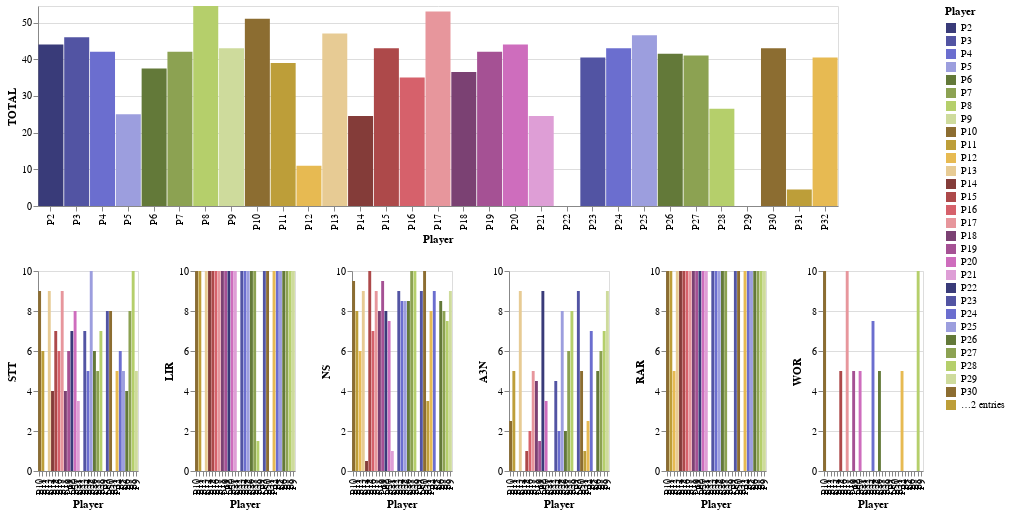

The notebook cell saved with this chart:
### Markdown cell above
### Detailed Charts

### Code cell
#collapse-hide
dt9_8 = pd.read_csv("/home/rubens/papers_briefing/csvs/map16x16.csv")
selector = alt.selection_single(empty='all', fields=['Player'])
l = dt9_8['Player'].tolist()
color_scale = alt.Scale(domain=l,scheme="category20b")
base = alt.Chart(dt9_8).properties(
    width=800,
    height=200
).add_selection(selector)

points = base.mark_bar(filled=True, size=25).encode(
    x=alt.X('Player:N', sort=alt.EncodingSortField(field='Test', order='descending')),
    y=alt.Y('TOTAL:Q',            
            scale=alt.Scale(domain=[0,max(dt9_8['TOTAL'].tolist())])),
    tooltip=['Test:N','Type:N'],
    color=alt.condition(selector,
                        'Player:N',
                        alt.value('lightgray'),
                        scale=color_scale),
)

hists = base.mark_bar(opacity=1.0, thickness=100).encode(
    x=alt.X('Player:N'),
    y=alt.Y('STT:Q',
            stack=None,
            scale=alt.Scale(domain=[0,10])),
    color=alt.Color('Player:N',
                    scale=color_scale),
    tooltip=['Code:N']
).transform_filter(
    selector
).properties(
    width=100,
    height=200
)

hists2 = base.mark_bar(opacity=1.0, thickness=100).encode(
    x=alt.X('Player:N'),
    y=alt.Y('LIR:Q',
            stack=None,
            scale=alt.Scale(domain=[0,10])),
    color=alt.Color('Player:N',
                    scale=color_scale),
    tooltip=['Code:N']
).transform_filter(
    selector
).properties(
    width=100,
    height=200
)

hists3 = base.mark_bar(opacity=1.0, thickness=80).encode(
    x=alt.X('Player:N'),
    y=alt.Y('NS:Q',
            stack=None,
            scale=alt.Scale(domain=[0,10])),
    color=alt.Color('Player:N',
                    scale=color_scale),
    tooltip=['Code:N']
).transform_filter(
    selector
).properties(
    width=100,
    height=200
)

hists4 = base.mark_bar(opacity=1.0, thickness=80).encode(
    x=alt.X('Player:N'),
    y=alt.Y('A3N:Q',
            stack=None,
            scale=alt.Scale(domain=[0,10])),
    color=alt.Color('Player:N',
                    scale=color_scale),
    tooltip=['Code:N']
).transform_filter(
    selector
).properties(
    width=100,
    height=200
)

hists5 = base.mark_bar(opacity=1.0, thickness=80).encode(
    x=alt.X('Player:N'),
    y=alt.Y('RAR:Q',
            stack=None,
            scale=alt.Scale(domain=[0,10])),
    color=alt.Color('Player:N',
                    scale=color_scale),
    tooltip=['Code:N']
).transform_filter(
    selector
).properties(
    width=100,
    height=200
)

hists6 = base.mark_bar(opacity=1.0, thickness=80).encode(
    x=alt.X('Player:N'),
    y=alt.Y('WOR:Q',
            stack=None,
            scale=alt.Scale(domain=[0,10])),
    color=alt.Color('Player:N',
                    scale=color_scale),
    tooltip=['Code:N']
).transform_filter(
    selector
).properties(
    width=100,
    height=200
)

alt.vconcat(points , hists | hists2 | hists3 | hists4 | hists5 | hists6)

### Figure 1 — Vega-Lite specification as saved in the notebook (floating-point values rounded to 4 significant figures)
{"config": {"view": {"continuousWidth": 400, "continuousHeight": 300}}, "vconcat": [{"mark": {"type": "bar", "filled": true, "size": 25}, "encoding": {"color": {"condition": {"type": "nominal", "field": "Player", "scale": {"domain": ["P2", "P3", "P4", "P5", "P6", "P7", "P8", "P9", "P10", "P11", "P12", "P13", "P14", "P15", "P16", "P17", "P18", "P19", "P20", "P21", "P22", "P23", "P24", "P25", "P26", "P27", "P28", "P29", "P30", "P31", "P32"], "scheme": "category20b"}, "selection": "selector010"}, "value": "lightgray"}, "tooltip": [{"type": "nominal", "field": "Test"}, {"type": "nominal", "field": "Type"}], "x": {"type": "nominal", "field": "Player", "sort": {"field": "Test", "order": "descending"}}, "y": {"type": "quantitative", "field": "TOTAL", "scale": {"domain": [0, 54.5]}}}, "height": 200, "selection": {"selector010": {"type": "single", "empty": "all", "fields": ["Player"]}}, "width": 800}, {"hconcat": [{"mark": {"type": "bar", "opacity": 1.0, "thickness": 100}, "encoding": {"color": {"type": "nominal", "field": "Player", "scale": {"domain": ["P2", "P3", "P4", "P5", "P6", "P7", "P8", "P9", "P10", "P11", "P12", "P13", "P14", "P15", "P16", "P17", "P18", "P19", "P20", "P21", "P22", "P23", "P24", "P25", "P26", "P27", "P28", "P29", "P30", "P31", "P32"], "scheme": "category20b"}}, "tooltip": [{"type": "nominal", "field": "Code"}], "x": {"type": "nominal", "field": "Player"}, "y": {"type": "quantitative", "field": "STT", "scale": {"domain": [0, 10]}, "stack": null}}, "height": 200, "selection": {"selector010": {"type": "single", "empty": "all", "fields": ["Player"]}}, "transform": [{"filter": {"selection": "selector010"}}], "width": 100}, {"mark": {"type": "bar", "opacity": 1.0, "thickness": 100}, "encoding": {"color": {"type": "nominal", "field": "Player", "scale": {"domain": ["P2", "P3", "P4", "P5", "P6", "P7", "P8", "P9", "P10", "P11", "P12", "P13", "P14", "P15", "P16", "P17", "P18", "P19", "P20", "P21", "P22", "P23", "P24", "P25", "P26", "P27", "P28", "P29", "P30", "P31", "P32"], "scheme": "category20b"}}, "tooltip": [{"type": "nominal", "field": "Code"}], "x": {"type": "nominal", "field": "Player"}, "y": {"type": "quantitative", "field": "LIR", "scale": {"domain": [0, 10]}, "stack": null}}, "height": 200, "selection": {"selector010": {"type": "single", "empty": "all", "fields": ["Player"]}}, "transform": [{"filter": {"selection": "selector010"}}], "width": 100}, {"mark": {"type": "bar", "opacity": 1.0, "thickness": 80}, "encoding": {"color": {"type": "nominal", "field": "Player", "scale": {"domain": ["P2", "P3", "P4", "P5", "P6", "P7", "P8", "P9", "P10", "P11", "P12", "P13", "P14", "P15", "P16", "P17", "P18", "P19", "P20", "P21", "P22", "P23", "P24", "P25", "P26", "P27", "P28", "P29", "P30", "P31", "P32"], "scheme": "category20b"}}, "tooltip": [{"type": "nominal", "field": "Code"}], "x": {"type": "nominal", "field": "Player"}, "y": {"type": "quantitative", "field": "NS", "scale": {"domain": [0, 10]}, "stack": null}}, "height": 200, "selection": {"selector010": {"type": "single", "empty": "all", "fields": ["Player"]}}, "transform": [{"filter": {"selection": "selector010"}}], "width": 100}, {"mark": {"type": "bar", "opacity": 1.0, "thickness": 80}, "encoding": {"color": {"type": "nominal", "field": "Player", "scale": {"domain": ["P2", "P3", "P4", "P5", "P6", "P7", "P8", "P9", "P10", "P11", "P12", "P13", "P14", "P15", "P16", "P17", "P18", "P19", "P20", "P21", "P22", "P23", "P24", "P25", "P26", "P27", "P28", "P29", "P30", "P31", "P32"], "scheme": "category20b"}}, "tooltip": [{"type": "nominal", "field": "Code"}], "x": {"type": "nominal", "field": "Player"}, "y": {"type": "quantitative", "field": "A3N", "scale": {"domain": [0, 10]}, "stack": null}}, "height": 200, "selection": {"selector010": {"type": "single", "empty": "all", "fields": ["Player"]}}, "transform": [{"filter": {"selection": "selector010"}}], "width": 100}, {"mark": {"type": "bar", "opacity": 1.0, "thickness": 80}, "encoding": {"color": {"type": "nominal", "field": "Player", "scale": {"domain": ["P2", "P3", "P4", "P5", "P6", "P7", "P8", "P9", "P10", "P11", "P12", "P13", "P14", "P15", "P16", "P17", "P18", "P19", "P20", "P21", "P22", "P23", "P24", "P25", "P26", "P27", "P28", "P29", "P30", "P31", "P32"], "scheme": "category20b"}}, "tooltip": [{"type": "nominal", "field": "Code"}], "x": {"type": "nominal", "field": "Player"}, "y": {"type": "quantitative", "field": "RAR", "scale": {"domain": [0, 10]}, "stack": null}}, "height": 200, "selection": {"selector010": {"type": "single", "empty": "all", "fields": ["Player"]}}, "transform": [{"filter": {"selection": "selector010"}}], "width": 100}, {"mark": {"type": "bar", "opacity": 1.0, "thickness": 80}, "encoding": {"color": {"type": "nominal", "field": "Player", "scale": {"domain": ["P2", "P3", "P4", "P5", "P6", "P7", "P8", "P9", "P10", "P11", "P12", "P13", "P14", "P15", "P16", "P17", "P18", "P19", "P20", "P21", "P22", "P23", "P24", "P25", "P26", "P27", "P28", "P29", "P30", "P31", "P32"], "scheme": "category20b"}}, "tooltip": [{"type": "nominal", "field": "Code"}], "x": {"type": "nominal", "field": "Player"}, "y": {"type": "quantitative", "field": "WOR", "scale": {"domain": [0, 10]}, "stack": null}}, "height": 200, "selection": {"selector010": {"type": "single", "empty": "all", "fields": ["Player"]}}, "transform": [{"filter": {"selection": "selector010"}}], "width": 100}]}], "data": {"name": "data-2a826f64cda77b2b0a18655d963a55e6"}, "$schema": "https://vega.github.io/schema/vega-lite/v4.8.1.json", "datasets": {"data-2a826f64cda77b2b0a18655d963a55e6": [{"Player": "P2", "STT": 7.0, "LIR": 10.0, "RAR": 10.0, "WOR": 0.0, "NS": 8.0, "A3N": 9.0, "TOTAL": 44.0, "Test": "L16-42826010", "Type": "LE", "Code": "train(Worker,19,Right) harvest(2) attack(Worker,closest)"}, {"Player": "P3", "STT": 8.0, "LIR": 10.0, "RAR": 10.0, "WOR": 0.0, "NS": 9.0, "A3N": 9.0, "TOTAL": 46.0, "Test": "L16x16-31696791, L16-42872936", "Type": "LE", "Code": "train(Worker,9,Up) harvest(2) for(u) (attack(Worker,closest,u))"}, {"Player": "P4", "STT": 6.0, "LIR": 10.0, "RAR": 10.0, "WOR": 0.0, "NS": 9.0, "A3N": 7.0, "TOTAL": 42.0, "Test": "L16x16-31696801.", "Type": "MP", "Code": "for(u) (harvest(3,u) train(Worker,16,Up)) attack(Worker,closest)"}, {"Player": "P5", "STT": 5.0, "LIR": 10.0, "RAR": 10.0, "WOR": 0.0, "NS": 0.0, "A3N": 0.0, "TOTAL": 25.0, "Test": "L16x16-31696791", "Type": "ME", "Code": "for(u) (attack(Worker,closest,u)) for(u) (train(Worker,12,Right))"}, {"Player": "P6", "STT": 4.0, "LIR": 10.0, "RAR": 10.0, "WOR": 0.0, "NS": 8.5, "A3N": 5.0, "TOTAL": 37.5, "Test": "L16-42872928", "Type": "ME", "Code": "train(Worker,9,Down) for(u) (harvest(3,u)) attack(Worker,closest)"}, {"Player": "P7", "STT": 8.0, "LIR": 10.0, "RAR": 10.0, "WOR": 0.0, "NS": 8.0, "A3N": 6.0, "TOTAL": 42.0, "Test": "L16x16-31696801", "Type": "LE", "Code": "for(u) (harvest(3,u) train(Worker,14,Left)) attack(Worker,closest)"}, {"Player": "P8", "STT": 10.0, "LIR": 10.0, "RAR": 10.0, "WOR": 10.0, "NS": 7.5, "A3N": 7.0, "TOTAL": 54.5, "Test": "L16x16-31696791", "Type": "MP", "Code": "for(u) (train(Worker,19,Down) harvest(1,u)) attack(Worker,closest)"}, {"Player": "P9", "STT": 5.0, "LIR": 10.0, "RAR": 10.0, "WOR": 0.0, "NS": 9.0, "A3N": 9.0, "TOTAL": 43.0, "Test": "L16-42825999", "Type": "LE", "Code": "for(u) (train(Worker,8,Down) harvest(2,u) attack(Worker,closest,u))"}, {"Player": "P10", "STT": 9.0, "LIR": 10.0, "RAR": 10.0, "WOR": 10.0, "NS": 9.5, "A3N": 2.5, "TOTAL": 51.0, "Test": "L16x16-31696801", "Type": "LE", "Code": "for(u) (train(Worker,9,Down) harvest(1,u) attack(Worker,closest,u))"}, {"Player": "P11", "STT": 6.0, "LIR": 10.0, "RAR": 10.0, "WOR": 0.0, "NS": 8.0, "A3N": 5.0, "TOTAL": 39.0, "Test": "L16-42872936", "Type": "MP", "Code": "for(u) (harvest(3,u)) train(Worker,14,Right) attack(Worker,closest)"}, {"Player": "P12", "STT": 0.0, "LIR": 0.0, "RAR": 5.0, "WOR": 0.0, "NS": 6.0, "A3N": 0.0, "TOTAL": 11.0, "Test": "L16x16-31696803", "Type": "LE", "Code": "train(Worker,8,Right) for(u) (harvest(5,u) attack(Worker,closest,u))"}, {"Player": "P13", "STT": 9.0, "LIR": 10.0, "RAR": 10.0, "WOR": 0.0, "NS": 9.0, "A3N": 9.0, "TOTAL": 47.0, "Test": "L16-42872925", "Type": "LE", "Code": "for(u) (train(Worker,14,Right) harvest(2,u) attack(Worker,closest,u))"}, {"Player": "P14", "STT": 4.0, "LIR": 10.0, "RAR": 10.0, "WOR": 0.0, "NS": 0.5, "A3N": 0.0, "TOTAL": 24.5, "Test": "L16-42872928", "Type": "LE", "Code": "train(Worker,3,Down) attack(Worker,closest) for(u) (train(Worker,5,Up))"}, {"Player": "P15", "STT": 7.0, "LIR": 10.0, "RAR": 10.0, "WOR": 5.0, "NS": 10.0, "A3N": 1.0, "TOTAL": 43.0, "Test": "L16-42825999", "Type": "ME", "Code": "for(u) (train(Worker,8,Up)) harvest(1) for(u) (attack(Worker,closest,u))"}, {"Player": "P16", "STT": 6.0, "LIR": 10.0, "RAR": 10.0, "WOR": 0.0, "NS": 7.0, "A3N": 2.0, "TOTAL": 35.0, "Test": "L16-42872928", "Type": "MP", "Code": "for(u) (harvest(4,u) attack(Worker,closest,u) train(Worker,17,EnemyDir))"}, {"Player": "P17", "STT": 9.0, "LIR": 10.0, "RAR": 10.0, "WOR": 10.0, "NS": 9.0, "A3N": 5.0, "TOTAL": 53.0, "Test": "L16-42872925", "Type": "LE", "Code": "for(u) (harvest(1,u) attack(Worker,closest,u)) for(u) (train(Worker,9,Down))"}, {"Player": "P18", "STT": 4.0, "LIR": 10.0, "RAR": 10.0, "WOR": 0.0, "NS": 8.0, "A3N": 4.5, "TOTAL": 36.5, "Test": "L16-42825999", "Type": "LE", "Code": "train(Worker,18,Up) harvest(2) for(u) (harvest(1,u) attack(Worker,closest,u))"}, {"Player": "P19", "STT": 6.0, "LIR": 10.0, "RAR": 10.0, "WOR": 5.0, "NS": 9.5, "A3N": 1.5, "TOTAL": 42.0, "Test": "L16-42826010", "Type": "MP", "Code": "for(u) (harvest(1,u)) train(Worker,11,Left) for(u) (attack(Worker,closest,u))"}, {"Player": "P20", "STT": 8.0, "LIR": 10.0, "RAR": 10.0, "WOR": 5.0, "NS": 7.5, "A3N": 3.5, "TOTAL": 44.0, "Test": "L16x16-31696801", "Type": "ME", "Code": "for(u) (harvest(1,u) train(Worker,10,Left)) for(u) (attack(Worker,closest,u))"}, {"Player": "P21", "STT": 3.5, "LIR": 10.0, "RAR": 10.0, "WOR": 0.0, "NS": 1.0, "A3N": 0.0, "TOTAL": 24.5, "Test": "L16x16-31696801", "Type": "LE", "Code": "attack(Worker,closest) for(u) (train(Worker,2,EnemyDir)) for(u) (train(Worker,7,Up))"}, {"Player": "P22", "STT": 0.0, "LIR": 0.0, "RAR": 0.0, "WOR": 0.0, "NS": 0.0, "A3N": 0.0, "TOTAL": 0.0, "Test": "L16x16-31696791, L16-42872936", "Type": "LE", "Code": "harvest(6) train(Worker,19,Left) for(u) (moveaway(Worker,u) attack(Worker,closest,u))"}, {"Player": "P23", "STT": 7.0, "LIR": 10.0, "RAR": 10.0, "WOR": 0.0, "NS": 9.0, "A3N": 4.5, "TOTAL": 40.5, "Test": "L16x16-31696803", "Type": "ME", "Code": "for(u) (train(Worker,6,Right) harvest(2,u) train(Worker,9,Left)) attack(Worker,closest)"}, {"Player": "P24", "STT": 5.0, "LIR": 10.0, "RAR": 10.0, "WOR": 7.5, "NS": 8.5, "A3N": 2.0, "TOTAL": 43.0, "Test": "L16x16-31696803", "Type": "LE", "Code": "for(u) (harvest(1,u) attack(Worker,closest,u)) train(Worker,4,Down) train(Worker,14,Left)"}, {"Player": "P25", "STT": 10.0, "LIR": 10.0, "RAR": 10.0, "WOR": 0.0, "NS": 8.5, "A3N": 8.0, "TOTAL": 46.5, "Test": "L16x16-31696801", "Type": "LE", "Code": "for(u) (harvest(1,u) train(Worker,11,Right) harvest(2,u)) for(u) (attack(Worker,closest,u))"}, {"Player": "P26", "STT": 6.0, "LIR": 10.0, "RAR": 10.0, "WOR": 5.0, "NS": 8.5, "A3N": 2.0, "TOTAL": 41.5, "Test": "L16-42872936", "Type": "ME", "Code": "for(u) (if(HaveQtdUnitsHarversting(1)) (attack(Worker,closest,u) train(Worker,18,EnemyDir)) harvest(8,u))"}, {"Player": "P27", "STT": 5.0, "LIR": 10.0, "RAR": 10.0, "WOR": 0.0, "NS": 10.0, "A3N": 6.0, "TOTAL": 41.0, "Test": "L16-42826010", "Type": "LE", "Code": "for(u) (train(Worker,16,Down)) harvest(2) for(u) (if(HaveQtdUnitsbyType(Worker,1)) (attack(Worker,closest,u)))"}, {"Player": "P28", "STT": 7.0, "LIR": 1.5, "RAR": 0.0, "WOR": 0.0, "NS": 10.0, "A3N": 8.0, "TOTAL": 26.5, "Test": "L16x16-31696803", "Type": "MP", "Code": "if(HaveUnitsinEnemyRange(Worker)) (attack(Worker,closest)) (harvest(6) attack(Worker,strongest) train(Worker,15,EnemyDir))"}, {"Player": "P29", "STT": 0.0, "LIR": 0.0, "RAR": 0.0, "WOR": 0.0, "NS": 0.0, "A3N": 0.0, "TOTAL": 0.0, "Test": "L16-42872925.", "Type": "ME", "Code": "for(u) (train(Worker,16,Up) harvest(6,u)) for(u) (build(Barrack,1,Down,u) attack(Worker,strongest,u) harvest(5,u)) train(Ranged,3,EnemyDir)"}, {"Player": "P30", "STT": 8.0, "LIR": 10.0, "RAR": 10.0, "WOR": 0.0, "NS": 10.0, "A3N": 5.0, "TOTAL": 43.0, "Test": "16-42826010", "Type": "ME", "Code": "for(u) (harvest(3,u) train(Worker,9,Right) attack(Worker,closest,u)) for(u) (harvest(8,u)) for(u) (if(HaveQtdUnitsbyType(Worker,2)) (train(Worker,12,Up)))"}, {"Player": "P31", "STT": 0.0, "LIR": 0.0, "RAR": 0.0, "WOR": 0.0, "NS": 3.5, "A3N": 1.0, "TOTAL": 4.5, "Test": "L16-42872925", "Type": "MP", "Code": "for(u) (if(HaveQtdUnitsHarversting(1)) (train(Worker,17,Down)) (harvest(2,u)) build(Barrack,4,Left,u)) for(u) (if(HaveUnitsToDistantToEnemy(Worker,7,u)) (attack(Worker,closest,u)) train(Worker,5,Left) harvest(3,u))"}, {"Player": "P32", "STT": 5.0, "LIR": 10.0, "RAR": 10.0, "WOR": 5.0, "NS": 8.0, "A3N": 2.5, "TOTAL": 40.5, "Test": "L16-42825999", "Type": "MP", "Code": "for(u) (if(HaveUnitsinEnemyRange(Worker,u)) (attack(Worker,closest,u)) (harvest(1,u)) train(Worker,4,EnemyDir)) if(HaveUnitsToDistantToEnemy(Worker,1)) (attack(Worker,closest)) (attack(Worker,closest)) for(u) (if(HaveUnitsinEnemyRange(Worker,u)) (train(Worker,19,Down)))"}]}}
